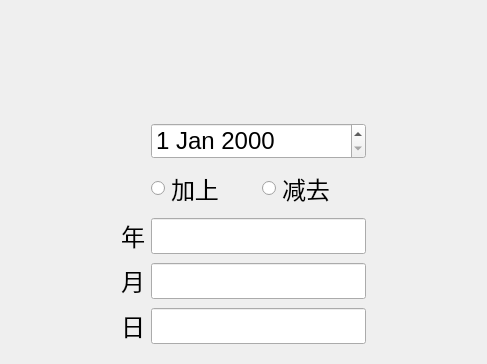
<?xml version="1.0" encoding="UTF-8"?>
<ui version="4.0">
 <class>DatePage</class>
 <widget class="QWidget" name="DatePage">
  <property name="geometry">
   <rect>
    <x>0</x>
    <y>0</y>
    <width>487</width>
    <height>364</height>
   </rect>
  </property>
  <property name="windowTitle">
   <string>Form</string>
  </property>
  <property name="styleSheet">
   <string notr="true">
* {
    font-size: 24px;
}
</string>
  </property>
  <layout class="QGridLayout" name="gridLayout">
   <item row="3" column="2">
    <widget class="QRadioButton" name="radioButton_Add">
     <property name="text">
      <string>加上</string>
     </property>
    </widget>
   </item>
   <item row="5" column="1">
    <widget class="QLabel" name="label_2">
     <property name="sizePolicy">
      <sizepolicy hsizetype="Fixed" vsizetype="Fixed">
       <horstretch>0</horstretch>
       <verstretch>0</verstretch>
      </sizepolicy>
     </property>
     <property name="text">
      <string>月</string>
     </property>
    </widget>
   </item>
   <item row="4" column="1">
    <widget class="QLabel" name="label">
     <property name="sizePolicy">
      <sizepolicy hsizetype="Fixed" vsizetype="Fixed">
       <horstretch>0</horstretch>
       <verstretch>0</verstretch>
      </sizepolicy>
     </property>
     <property name="text">
      <string>年</string>
     </property>
    </widget>
   </item>
   <item row="6" column="1">
    <widget class="QLabel" name="label_3">
     <property name="sizePolicy">
      <sizepolicy hsizetype="Fixed" vsizetype="Fixed">
       <horstretch>0</horstretch>
       <verstretch>0</verstretch>
      </sizepolicy>
     </property>
     <property name="text">
      <string>日</string>
     </property>
    </widget>
   </item>
   <item row="4" column="0">
    <spacer name="horizontalSpacer_3">
     <property name="sizePolicy">
      <sizepolicy hsizetype="Minimum" vsizetype="Minimum">
       <horstretch>0</horstretch>
       <verstretch>0</verstretch>
      </sizepolicy>
     </property>
     <property name="orientation">
      <enum>Qt::Horizontal</enum>
     </property>
     <property name="sizeType">
      <enum>QSizePolicy::Minimum</enum>
     </property>
     <property name="sizeHint" stdset="0">
      <size>
       <width>40</width>
       <height>20</height>
      </size>
     </property>
    </spacer>
   </item>
   <item row="4" column="2" colspan="2">
    <widget class="QLineEdit" name="inputYear">
     <property name="sizePolicy">
      <sizepolicy hsizetype="Expanding" vsizetype="Fixed">
       <horstretch>0</horstretch>
       <verstretch>0</verstretch>
      </sizepolicy>
     </property>
     <property name="inputMask">
      <string/>
     </property>
     <property name="text">
      <string/>
     </property>
    </widget>
   </item>
   <item row="6" column="2" colspan="2">
    <widget class="QLineEdit" name="inputDay">
     <property name="sizePolicy">
      <sizepolicy hsizetype="Expanding" vsizetype="Fixed">
       <horstretch>0</horstretch>
       <verstretch>0</verstretch>
      </sizepolicy>
     </property>
     <property name="inputMask">
      <string/>
     </property>
     <property name="text">
      <string/>
     </property>
    </widget>
   </item>
   <item row="5" column="2" colspan="2">
    <widget class="QLineEdit" name="inputMonth">
     <property name="sizePolicy">
      <sizepolicy hsizetype="Expanding" vsizetype="Fixed">
       <horstretch>0</horstretch>
       <verstretch>0</verstretch>
      </sizepolicy>
     </property>
     <property name="inputMask">
      <string/>
     </property>
     <property name="text">
      <string/>
     </property>
    </widget>
   </item>
   <item row="1" column="4">
    <spacer name="horizontalSpacer_2">
     <property name="sizePolicy">
      <sizepolicy hsizetype="Minimum" vsizetype="Minimum">
       <horstretch>0</horstretch>
       <verstretch>0</verstretch>
      </sizepolicy>
     </property>
     <property name="orientation">
      <enum>Qt::Horizontal</enum>
     </property>
     <property name="sizeType">
      <enum>QSizePolicy::Minimum</enum>
     </property>
     <property name="sizeHint" stdset="0">
      <size>
       <width>80</width>
       <height>20</height>
      </size>
     </property>
    </spacer>
   </item>
   <item row="1" column="2" colspan="2">
    <widget class="QDateEdit" name="dateEdit">
     <property name="sizePolicy">
      <sizepolicy hsizetype="Minimum" vsizetype="Fixed">
       <horstretch>0</horstretch>
       <verstretch>0</verstretch>
      </sizepolicy>
     </property>
    </widget>
   </item>
   <item row="3" column="3">
    <widget class="QRadioButton" name="radioButton_Minus">
     <property name="text">
      <string>减去</string>
     </property>
    </widget>
   </item>
   <item row="0" column="0" colspan="5">
    <widget class="QLabel" name="showResult">
     <property name="sizePolicy">
      <sizepolicy hsizetype="Preferred" vsizetype="Fixed">
       <horstretch>0</horstretch>
       <verstretch>0</verstretch>
      </sizepolicy>
     </property>
     <property name="minimumSize">
      <size>
       <width>0</width>
       <height>100</height>
      </size>
     </property>
     <property name="text">
      <string/>
     </property>
     <property name="alignment">
      <set>Qt::AlignCenter</set>
     </property>
    </widget>
   </item>
  </layout>
 </widget>
 <resources/>
 <connections/>
</ui>
